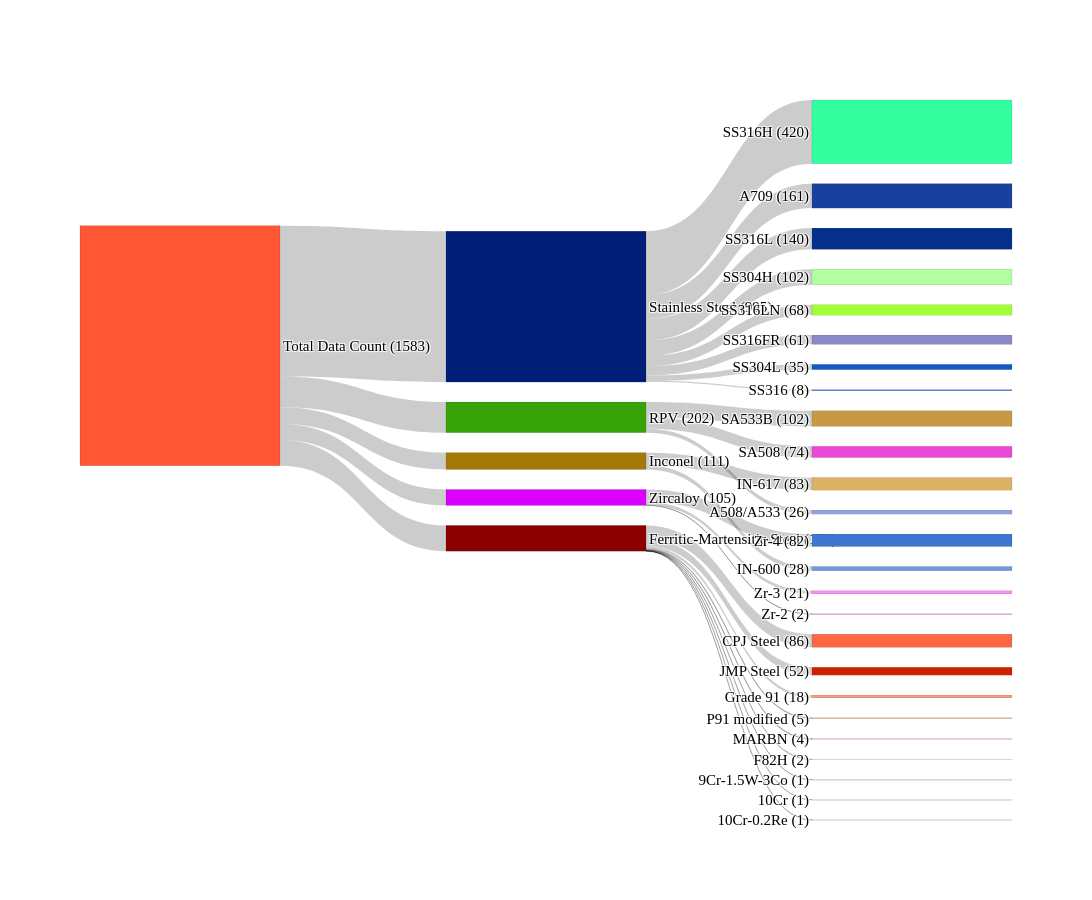

Write notebook code for a chart like this one.
### Markdown cell above
## 2.1 Material Distribution <a name='2.1-material-distribution'></a>

### Code cell
# Sankey diagram showing the material distribution of the collected dataset (Figure 3)
# Pre-process: group CPJ variants and Grade 91 variants
df_sankey = df.copy()
cpj_mask = df_sankey['Alloy Designation'].str.startswith('CPJ', na=False)
df_sankey.loc[cpj_mask, 'Alloy Designation'] = 'CPJ Steel'
grade91_mask = df_sankey['Alloy Designation'].str.startswith('Grade 91', na=False)
df_sankey.loc[grade91_mask, 'Alloy Designation'] = 'Grade 91'

group_order = ['Stainless Steel', 'RPV', 'Inconel', 'Ferritic-Martensitic Steel', 'Zircaloy']
alloy_order_base = [
    # Stainless Steel
    'A709', 'SS316H', 'SS316LN', 'SS316L', 'SS316', 'SS304L', 'SS316FR', 'SS304H',
    # RPV
    'SA533B', 'SA508', 'A508/A533',
    # Inconel
    'IN-617', 'IN-600',
    # Zircaloy
    'Zr-4', 'Zr-2', 'Zr-3',
]
alloy_order_new  = ['JMP Steel', 'CPJ Steel', 'Grade 91', 'P91 modified',
                    'MARBN', 'F82H', '9Cr-1.5W-3Co', '10Cr', '10Cr-0.2Re']
alloy_order = alloy_order_base + alloy_order_new

total = len(df_sankey)
group_counts = df_sankey['Alloy Group'].value_counts().to_dict()
alloy_counts = df_sankey['Alloy Designation'].value_counts().to_dict()
alloy_to_group = (df_sankey.drop_duplicates('Alloy Designation')
                            .set_index('Alloy Designation')['Alloy Group'].to_dict())

labels3 = [f'Total Data Count ({total})']
labels3 += [f'{g} ({group_counts.get(g, 0)})' for g in group_order]
labels3 += [f'{a} ({alloy_counts.get(a, 0)})' for a in alloy_order if a in alloy_counts]
alloy_order = [a for a in alloy_order if a in alloy_counts]

idx_total = 0
idx_group = {g: i + 1 for i, g in enumerate(group_order)}
idx_alloy = {a: i + 1 + len(group_order) for i, a in enumerate(alloy_order)}

source3, target3, value3 = [], [], []
for g in group_order:
    source3.append(idx_total); target3.append(idx_group[g]); value3.append(group_counts.get(g, 0))
for a in alloy_order:
    g = alloy_to_group.get(a)
    if g and g in idx_group:
        source3.append(idx_group[g]); target3.append(idx_alloy[a]); value3.append(alloy_counts.get(a, 0))

import plotly.graph_objects as go
import matplotlib.pyplot as plt
import numpy as np

colors3_base = [
    '#FF5733',  # Total
    '#001D78',  # Stainless Steel
    '#37A308',  # RPV
    '#A37908',  # Inconel
    '#8B0000',  # Ferritic-Martensitic Steel
    '#D900FF',  # Zircaloy
    '#19409E',  # A709
    '#33FFA1',  # SA533B
    '#A1FF33',  # SA508
    '#04308C',  # SS316H
    '#5386DB',  # SS316LN
    '#125AC7',  # SS316L
    '#8989C7',  # SS316
    '#B1FFA1',  # A508/A533
    '#C79942',  # IN-617
    '#ED47D7',  # Zr-4
    '#8DA5D9',  # SS304L
    '#DBB163',  # IN-600
    '#7499DB',  # SS316FR
    '#3F76D1',  # SS304H
    '#F863EB',  # Zr-2
    '#FA8FF1',  # Zr-3
    '#CC2200',  # JMP Steel
    '#FF6644',  # CPJ Steel
    '#FF9977',  # Grade 91
    '#FFAA88',  # P91 modified
    '#FFBBAA',  # MARBN
    '#FFCCBB',  # F82H
    '#FFDDCC',  # 9Cr-1.5W-3Co
    '#FFEEDD',  # 10Cr
    '#FFF0EE',  # 10Cr-0.2Re
]
colors3 = colors3_base[:len(labels3)]

fig3 = go.Figure(go.Sankey(
    node=dict(
        pad=25, thickness=200,
        line=dict(color='black', width=0.1),
        label=labels3, color=colors3,
    ),
    link=dict(source=source3, target=target3, value=value3),
))
fig3.update_layout(
    title_text='', width=1400, height=900,
    font=dict(family='Arial Black', size=15, color='black'),
)
fig3.show()

### Figure 1 — Plotly figure (JSON) as saved in the notebook; plotly's stock layout.template omitted (floating-point values rounded to 4 significant figures)
{"data": [{"link": {"source": [0, 0, 0, 0, 0, 1, 1, 1, 1, 1, 1, 1, 1, 2, 2, 2, 3, 3, 5, 5, 5, 4, 4, 4, 4, 4, 4, 4, 4, 4], "target": [1, 2, 3, 4, 5, 6, 7, 8, 9, 10, 11, 12, 13, 14, 15, 16, 17, 18, 19, 20, 21, 22, 23, 24, 25, 26, 27, 28, 29, 30], "value": [995, 202, 111, 170, 105, 161, 420, 68, 140, 8, 35, 61, 102, 102, 74, 26, 83, 28, 82, 2, 21, 52, 86, 18, 5, 4, 2, 1, 1, 1]}, "node": {"color": ["#FF5733", "#001D78", "#37A308", "#A37908", "#8B0000", "#D900FF", "#19409E", "#33FFA1", "#A1FF33", "#04308C", "#5386DB", "#125AC7", "#8989C7", "#B1FFA1", "#C79942", "#ED47D7", "#8DA5D9", "#DBB163", "#7499DB", "#3F76D1", "#F863EB", "#FA8FF1", "#CC2200", "#FF6644", "#FF9977", "#FFAA88", "#FFBBAA", "#FFCCBB", "#FFDDCC", "#FFEEDD", "#FFF0EE"], "label": ["Total Data Count (1583)", "Stainless Steel (995)", "RPV (202)", "Inconel (111)", "Ferritic-Martensitic Steel (170)", "Zircaloy (105)", "A709 (161)", "SS316H (420)", "SS316LN (68)", "SS316L (140)", "SS316 (8)", "SS304L (35)", "SS316FR (61)", "SS304H (102)", "SA533B (102)", "SA508 (74)", "A508/A533 (26)", "IN-617 (83)", "IN-600 (28)", "Zr-4 (82)", "Zr-2 (2)", "Zr-3 (21)", "JMP Steel (52)", "CPJ Steel (86)", "Grade 91 (18)", "P91 modified (5)", "MARBN (4)", "F82H (2)", "9Cr-1.5W-3Co (1)", "10Cr (1)", "10Cr-0.2Re (1)"], "line": {"color": "black", "width": 0.1}, "pad": 25, "thickness": 200}, "type": "sankey"}], "layout": {"font": {"color": "black", "family": "Arial Black", "size": 15}, "height": 900, "title": {"text": ""}, "width": 1400}}
